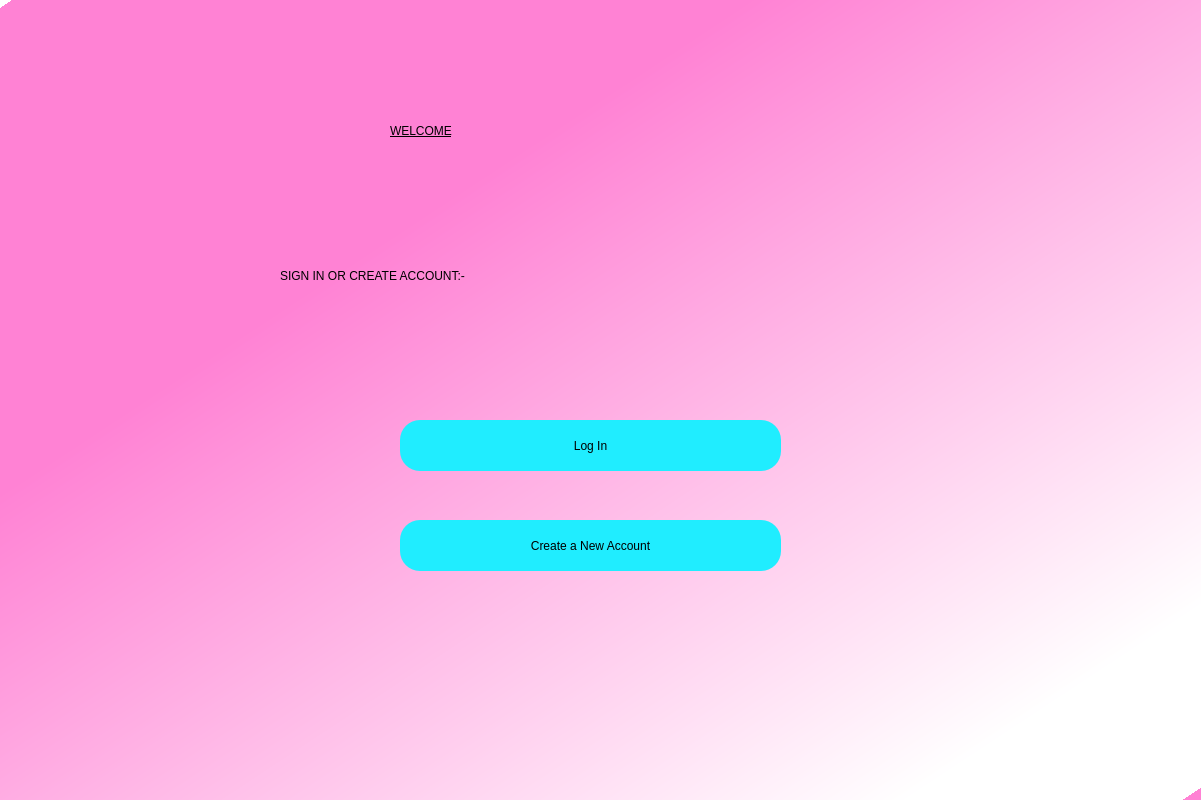
<?xml version="1.0" encoding="UTF-8"?>
<ui version="4.0">
 <class>Dialog</class>
 <widget class="QDialog" name="Dialog">
  <property name="geometry">
   <rect>
    <x>0</x>
    <y>0</y>
    <width>1201</width>
    <height>800</height>
   </rect>
  </property>
  <property name="windowTitle">
   <string>Dialog</string>
  </property>
  <widget class="QWidget" name="widget" native="true">
   <property name="geometry">
    <rect>
     <x>0</x>
     <y>0</y>
     <width>1201</width>
     <height>801</height>
    </rect>
   </property>
   <property name="styleSheet">
    <string notr="true">QWidget#widget{
background-color:qlineargradient(spread:repeat, x1:0, y1:0.011, x2:0.98005, y2:1, stop:0.308458 rgb(255, 130, 212), stop:0.885572 rgba(255, 255, 255, 255));}</string>
   </property>
   <widget class="QLabel" name="label">
    <property name="geometry">
     <rect>
      <x>390</x>
      <y>90</y>
      <width>421</width>
      <height>81</height>
     </rect>
    </property>
    <property name="styleSheet">
     <string notr="true">font: 90 45pt &quot;Segoe Print&quot;;color:rgbrgb(0, 0, 0);
text-decoration: underline;</string>
    </property>
    <property name="text">
     <string>WELCOME</string>
    </property>
   </widget>
   <widget class="QLabel" name="label_2">
    <property name="geometry">
     <rect>
      <x>280</x>
      <y>240</y>
      <width>621</width>
      <height>71</height>
     </rect>
    </property>
    <property name="styleSheet">
     <string notr="true">font: 75 26pt &quot;Sitka Subheading&quot;;</string>
    </property>
    <property name="text">
     <string>SIGN IN OR CREATE ACCOUNT:-</string>
    </property>
   </widget>
   <widget class="QPushButton" name="create">
    <property name="geometry">
     <rect>
      <x>400</x>
      <y>520</y>
      <width>381</width>
      <height>51</height>
     </rect>
    </property>
    <property name="styleSheet">
     <string notr="true">border-radius:20px;
font: 75 24pt &quot;Times New Roman&quot;;
background-color:rgb(32, 237, 255);</string>
    </property>
    <property name="text">
     <string>Create a New Account</string>
    </property>
   </widget>
   <widget class="QPushButton" name="login">
    <property name="geometry">
     <rect>
      <x>400</x>
      <y>420</y>
      <width>381</width>
      <height>51</height>
     </rect>
    </property>
    <property name="styleSheet">
     <string notr="true">border-radius:20px;
font: 75 24pt &quot;Times New Roman&quot;;
background-color:rgb(32, 237, 255);</string>
    </property>
    <property name="text">
     <string>Log In</string>
    </property>
   </widget>
  </widget>
 </widget>
 <resources/>
 <connections/>
</ui>
